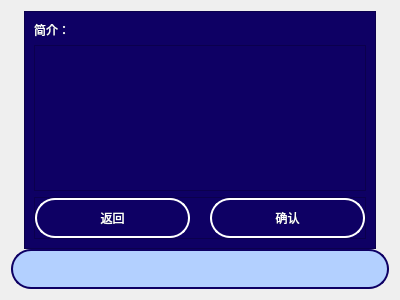
<?xml version="1.0" encoding="UTF-8"?>
<ui version="4.0">
 <class>noteEntryEditUpper</class>
 <widget class="QFrame" name="noteEntryEditUpper">
  <property name="geometry">
   <rect>
    <x>0</x>
    <y>0</y>
    <width>400</width>
    <height>300</height>
   </rect>
  </property>
  <property name="windowTitle">
   <string>Frame</string>
  </property>
  <layout class="QGridLayout" name="gridLayout">
   <property name="verticalSpacing">
    <number>0</number>
   </property>
   <item row="0" column="0">
    <widget class="QLabel" name="label">
     <property name="maximumSize">
      <size>
       <width>20</width>
       <height>16777215</height>
      </size>
     </property>
     <property name="text">
      <string/>
     </property>
    </widget>
   </item>
   <item row="0" column="1">
    <widget class="QFrame" name="frame">
     <property name="styleSheet">
      <string notr="true">background-color: rgb(14, 0, 100);
color: rgb(255, 255, 255);</string>
     </property>
     <property name="frameShape">
      <enum>QFrame::StyledPanel</enum>
     </property>
     <property name="frameShadow">
      <enum>QFrame::Raised</enum>
     </property>
     <layout class="QGridLayout" name="gridLayout_3">
      <item row="0" column="0">
       <widget class="QLabel" name="label_3">
        <property name="text">
         <string>简介：</string>
        </property>
       </widget>
      </item>
      <item row="1" column="0">
       <widget class="QPlainTextEdit" name="introduction"/>
      </item>
      <item row="2" column="0">
       <widget class="QFrame" name="frame_2">
        <property name="frameShape">
         <enum>QFrame::StyledPanel</enum>
        </property>
        <property name="frameShadow">
         <enum>QFrame::Raised</enum>
        </property>
        <layout class="QGridLayout" name="gridLayout_2">
         <property name="leftMargin">
          <number>0</number>
         </property>
         <property name="topMargin">
          <number>0</number>
         </property>
         <property name="rightMargin">
          <number>0</number>
         </property>
         <property name="bottomMargin">
          <number>0</number>
         </property>
         <property name="horizontalSpacing">
          <number>20</number>
         </property>
         <property name="verticalSpacing">
          <number>0</number>
         </property>
         <item row="0" column="0">
          <widget class="QPushButton" name="cancel">
           <property name="minimumSize">
            <size>
             <width>0</width>
             <height>40</height>
            </size>
           </property>
           <property name="styleSheet">
            <string notr="true">QPushButton{background-color: rgb(14, 0, 100); border-radius: 20px;  border:2px solid white;}</string>
           </property>
           <property name="text">
            <string>返回</string>
           </property>
          </widget>
         </item>
         <item row="0" column="1">
          <widget class="QPushButton" name="confirm">
           <property name="minimumSize">
            <size>
             <width>0</width>
             <height>40</height>
            </size>
           </property>
           <property name="styleSheet">
            <string notr="true">QPushButton{background-color: rgb(14, 0, 100); border-radius: 20px;  border:2px solid white;}</string>
           </property>
           <property name="text">
            <string>确认</string>
           </property>
          </widget>
         </item>
        </layout>
       </widget>
      </item>
     </layout>
    </widget>
   </item>
   <item row="0" column="2">
    <widget class="QLabel" name="label_2">
     <property name="maximumSize">
      <size>
       <width>20</width>
       <height>16777215</height>
      </size>
     </property>
     <property name="text">
      <string/>
     </property>
    </widget>
   </item>
   <item row="1" column="0" colspan="3">
    <widget class="QLineEdit" name="name">
     <property name="minimumSize">
      <size>
       <width>0</width>
       <height>40</height>
      </size>
     </property>
     <property name="styleSheet">
      <string notr="true">background-color: rgb(179, 208, 255); border-radius: 20px;  border:2px solid rgb(14, 0, 100);color:black;</string>
     </property>
     <property name="text">
      <string/>
     </property>
    </widget>
   </item>
  </layout>
 </widget>
 <resources/>
 <connections/>
</ui>
